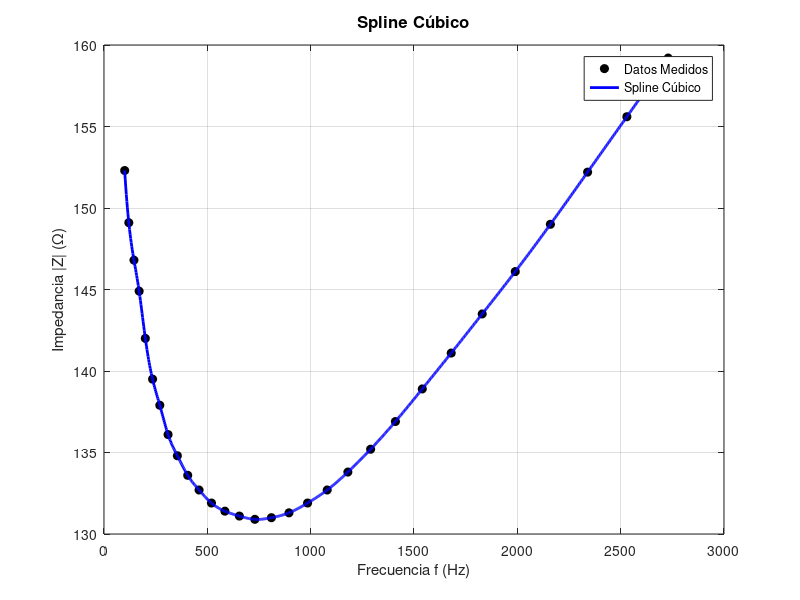

Write the MATLAB code that produced this figure.
% =======================
% PARTE B2: Spline Cúbico
% =======================

% Datos
f = [100, 120, 145, 170, 200, 235, 270, 310, 355, 405, 460, 520, 585, ...
     655, 730, 810, 895, 985, 1080, 1180, 1290, 1410, 1540, 1680, 1830, ...
     1990, 2160, 2340, 2530, 2730];
Z = [152.3, 149.1, 146.8, 144.9, 142.0, 139.5, 137.9, 136.1, 134.8, ...
     133.6, 132.7, 131.9, 131.4, 131.1, 130.9, 131.0, 131.3, 131.9, ...
     132.7, 133.8, 135.2, 136.9, 138.9, 141.1, 143.5, 146.1, 149.0, ...
     152.2, 155.6, 159.2];

f_plot = linspace(min(f), max(f), 1000);

% Aplicación del Spline Cúbico
Z_spline = spline(f, Z, f_plot);

% Gráfica
figure('Name', 'Spline Cúbico');
plot(f, Z, 'ko', 'MarkerFaceColor', 'k', 'MarkerSize', 6, 'DisplayName', 'Datos Medidos');
hold on;
plot(f_plot, Z_spline, 'b-', 'LineWidth', 2, 'DisplayName', 'Spline Cúbico');

title('Spline Cúbico', 'FontSize', 12, 'FontWeight', 'bold');
xlabel('Frecuencia f (Hz)', 'FontSize', 11);
ylabel('Impedancia |Z| (\Omega)', 'FontSize', 11);
legend('Location', 'northeast');
grid on; hold off;

% 4. Predicción en f = 1000 Hz
f_target = 1000;
% La misma función spline evalúa puntos individuales directamente
Z_1000_spline = spline(f, Z, f_target);

fprintf('\n--- PREDICCIÓN CON SPLINE CÚBICO ---\n');
fprintf('Impedancia en %d Hz: %.4f Ohmios\n\n', f_target, Z_1000_spline);
